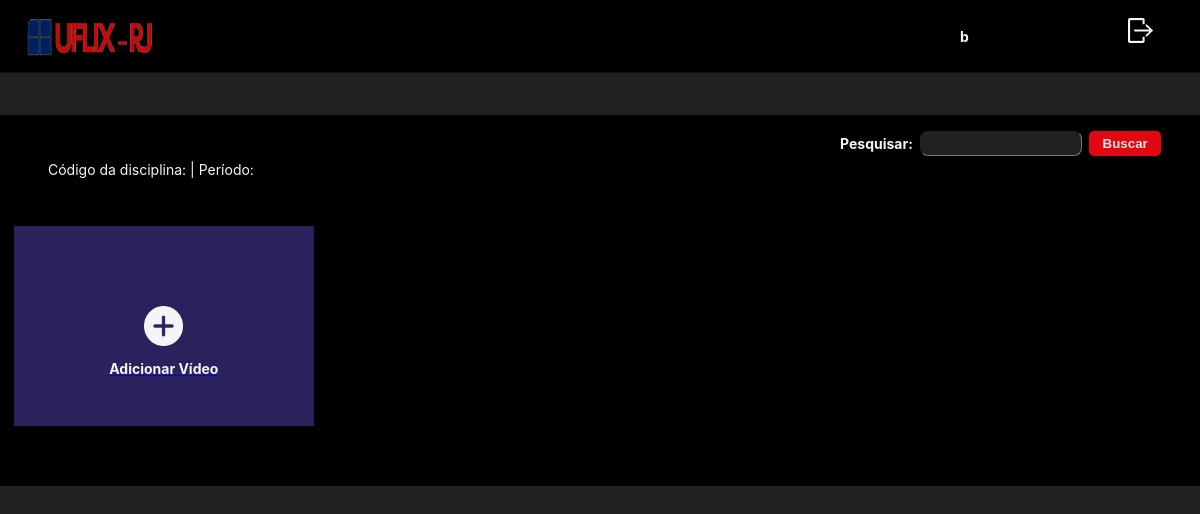
Page /materia/1 (signed in) on the earlier database version.
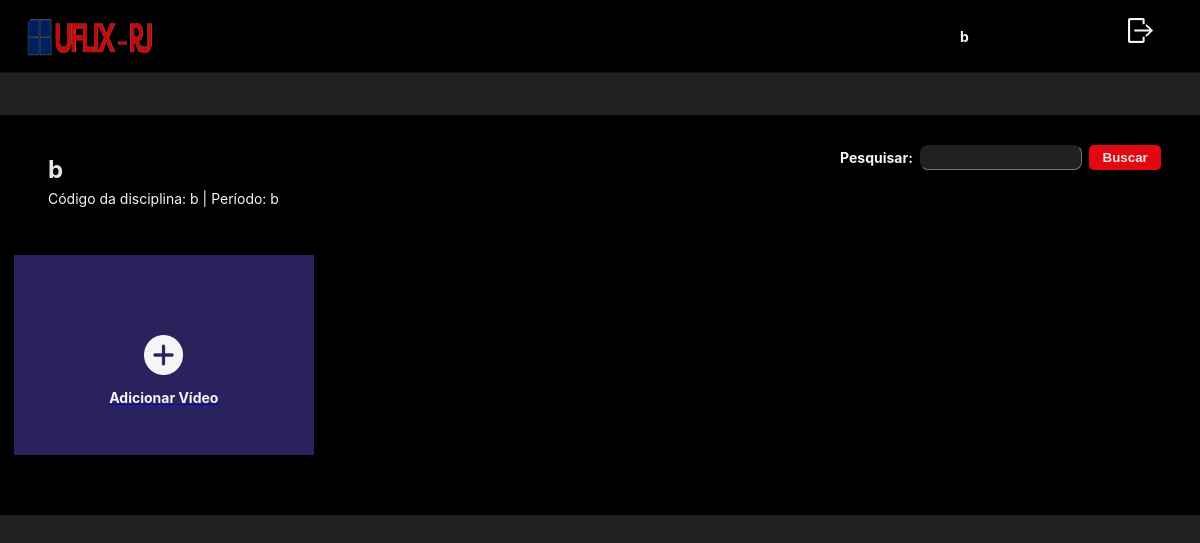
Same page on the later database version.
### app/cadastro/model.py (models this page shows, shortened)
class User(UserMixin, BaseModel):
    __tablename__ = "user"
    id = db.Column(db.Integer, primary_key=True)
    nome = db.Column(db.String(50), nullable=False)
    email = db.Column(db.String(50), nullable=False, unique = True)
    cpf = db.Column(db.String(50), nullable=False, unique = True)
    dre = db.Column(db.String(50), unique = True)
    siape = db.Column(db.String(50), unique = True)
    curso = db.Column(db.String(50))
    senha_hash = db.Column(db.String(280), nullable=False)
    classe = db.Column(db.Boolean())
    criardisciplina = db.relationship("CriarDisciplina")
    '''
    {% if current_user.role is_authenticated %}
     Hi {{ current_user.nome }}!
     {% endif %}
    '''

### app/criar_disciplina/model.py (models this page shows, shortened)
class CriarDisciplina(BaseModel):
    __tablename__ = "criardisciplina"
    id = db.Column(db.Integer, primary_key=True)
    materia = db.Column(db.String(50), nullable=False)
    periodo = db.Column(db.String(50), nullable=False)
    codigo_materia = db.Column(db.String(5), nullable=False)
    codigo_turma = db.Column(db.String(5), nullable=False, unique = True)
    video = db.relationship("Video")
    user_id = db.Column(db.Integer, db.ForeignKey('user.id'))

### app/__init__.py (the view)
    @app.route('/materia/<id>')
    @login_required
    def materia_especifica(id):
        id_materia = id
        materia = CriarDisciplina.query.filter_by(id = id_materia).first()
        videos = Video.query.filter_by(criardisciplina_id = id_materia).first()
        return render_template ("Disciplina/Disciplina.html", materia= materia, videos = videos)

### app/templates/Disciplina/Disciplina.html (shortened to what this page needs)
<html>
    <head>
        <link href="{{ url_for ('static', filename='disciplina.css')}}" rel="stylesheet">
    </head>
    <body>
        <div id = "header">
            <img src="../../static/imagens/logo.png" alt="Minerva" class= "m-image">
            <div  id= "p">
                <div id= "profile-box">
                    <p id = "profileName">{{current_user.nome}}</p>
                </div>
                <a href="/logout" id= "leave">
                    <img src="../../static/imagens/logout (1) 1.png" alt="leave">
                </a>
            </div>
        </div>
        <div id = "main">
        <div id= "header2">
            <h1>{{materia.materia}}</h1>
           <div id = "search">
                <p id = "profileName">Pesquisar:</p>
                <input type="text" class="input">
                <input type = "submit" id = "button" value="Buscar">
            </div>
        </div>
           <div id = "info"><p>Código da disciplina: {{materia.codigo_materia}} | Período: {{materia.periodo}}</p></div>
        <div id = "videos">
            <div class ="materia-container" id = "ad">
                <img src="../../static/imagens/plus (2) 1 (1).png" alt="leave" id= "plus">
                <a href='/video/create'>
                    <p id="profileName">Adicionar Vídeo</p>
                </a>
            </div>
        </div>
    </body>
</html>

### app/static/disciplina.css (style rules this page uses)
body { background-color: rgb(33, 33, 33); padding: 0; margin: 0; font-family:-apple-system, BlinkMacSystemFont, 'Segoe UI', Roboto, Oxygen, Ubuntu, Cantarell, 'Open Sans', 'Helvetica Neue', sans-serif; }
#header { height: 9%; width: 100%; background-color: #000; display: flex; align-items: center; border-bottom: 1px solid #111111; justify-content: space-between; }
.m-image { height: 60%; width: 11%; margin-left: 2%; }
#profileName { color: #F5f5f5; font-weight: bold; font-size: 14px; }
#p { display: flex; width: 20%; height: 100%; }
#leave { width: 11%; height: 50%; align-self: center; }
#profile-box { height: 100%; width: 50%; margin-right: 20%; display: flex; align-items: center; justify-content: space-between; }
#main { background-color: #000; margin-top: 3.5%; padding-bottom: 2%; margin-bottom: 2%; }
h1 { color: #e5e5e5; font-size: 24px; padding-top: 2%; padding-left: 4%; }
.input { background-color: rgb(33, 33, 33) ; outline: 0; border-width: 1px; color: #c4c4c4; border-radius: 8px; width: 45%; height: 25px; padding-left: 1%; margin-left: 2%; margin-right: 2%; }
#header2 { display: flex; width: 100%; align-items: center; justify-content: space-between; margin-bottom: 1%; }
#search { display: flex; width: 30%; align-items: center; }
#button { background-color: rgb(225,8,17); outline: none; border-width: 0; width: 20%; height: 25px; border-radius: 5px; color:#e5e5e5; font-weight: bold; }
#videos { width: 98%; justify-content: space-around; margin-left: 1.15%; margin-bottom: 3%; }
.materia-container { width: 300px; height: 200px; background-color: #f5f5f5; margin-bottom: 20px; }
#ad { background-color: rgb(42,34,93); display: flex; justify-content: center; align-items: center; flex-direction: column; }
#plus { width: 13%; height: 20%; margin-top: 15%; }
#info { color: #f5f5f5; font-size: 14px; margin-left: 4%; margin-top: -2%; margin-bottom: 4%; }

Differences in the rows shown:
added CriarDisciplina: materia "b", codigo_materia "b", periodo "b"
